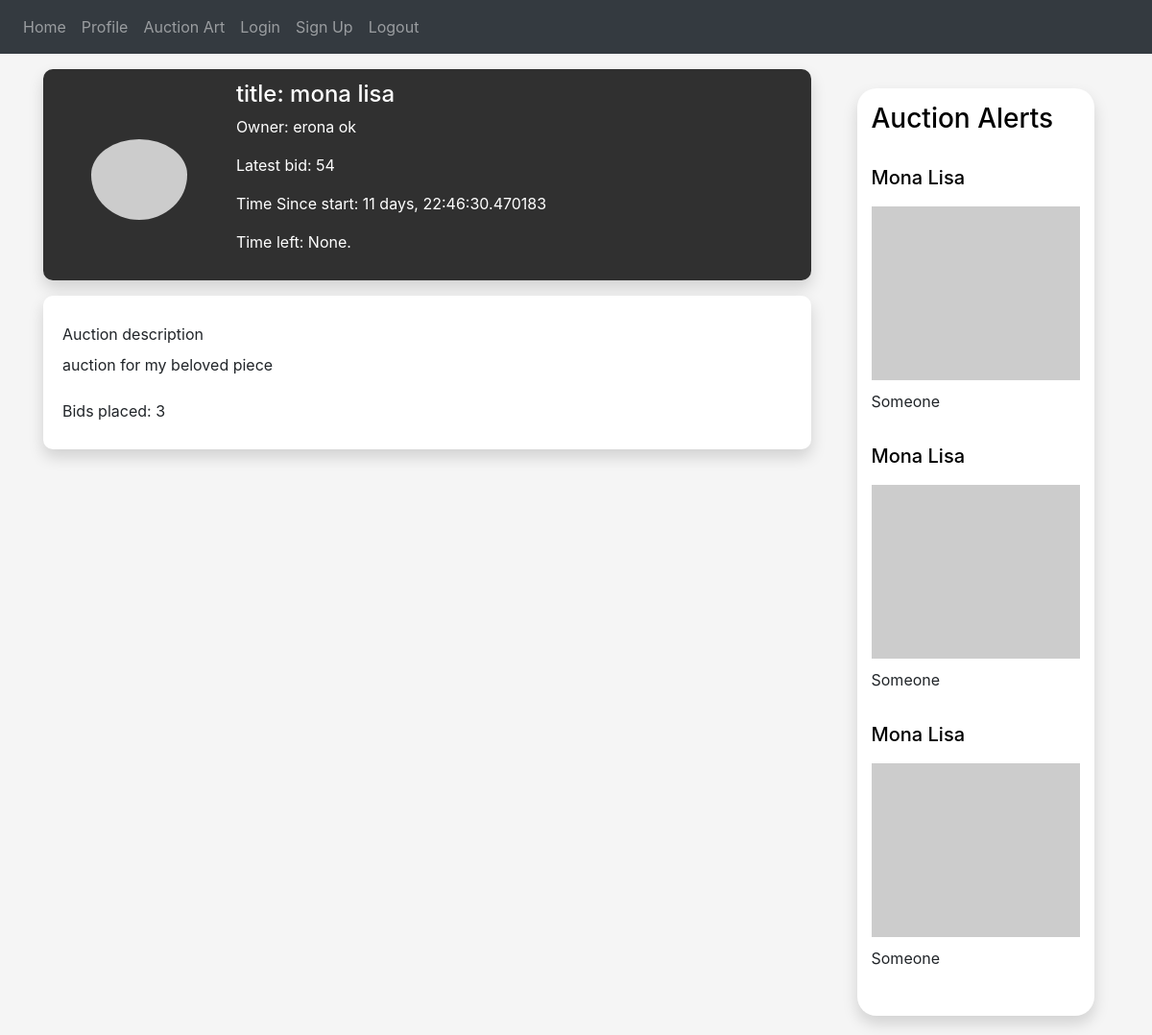
Page /auction?id=1 (signed in) on the committed database.
### auctionly/art/art.py (models this page shows, shortened)
class Art(db.Model):
    id = db.Column(db.Integer, primary_key=True)
    owner_id = db.Column(db.Integer, db.ForeignKey("user.id"))
    name = db.Column(db.String(150))
    description = db.Column(db.String(150))
    image = db.Column(db.String(150))
    art_category = db.Column(db.String(150))
    up_for_auction = db.Column(db.String(5))
    def get_name(self):
        return self.name

### auctionly/users/seller.py (models this page shows, shortened)
class Seller(User):
    def __init__(self, name, last_name, email, password):
        super().__init__(name, last_name, email, password)
        self.art_types = []
        self.art_for_exhibition = []
        self.art_for_auction = []
        self.art_sold = []

### auctionly/auction/auction.py (models this page shows, shortened)
class Auction(db.Model):
    id = db.Column(db.Integer, primary_key=True)
    end_time = db.Column(db.DateTime, nullable=False,
                         default=datetime.datetime.utcnow)
    seller_id = db.Column(db.Integer, db.ForeignKey("user.id"))
    art_id = db.Column(db.Integer, db.ForeignKey("art.id"))
    description = db.Column(db.String(150))
    starter_price = db.Column(db.String(150))
    bid_increment = db.Column(db.String(150))
    upload_time = db.Column(db.DateTime, default=datetime.datetime.utcnow)
    def get_upload_time(self):
        return self.upload_time
    def get_end_time(self):
        return self.end_time
    def get_seller_id(self):
        return self.seller_id
    def get_auction_id(self):
        return self.id
    def get_art_id(self):
        return self.art_id
    def get_auction_description(self):
        return self.description
    def get_starter_price(self):
        return self.starter_price
    def get_time_since_start(self):
        now = datetime.datetime.now()
        return (now - self.get_upload_time())
    def get_time_left(self):
        """ by default it is set to last 3 days since the start of the auction """
        time_out = self.get_end_time()
        now = datetime.datetime.now()
        if (now >= time_out):
            return "None."
        else:
            return (time_out - now)
    def get_bids(self):
        return Bid.query.filter_by(auction_id=self.get_auction_id()).all()
    def get_highest_bid(self):
        if (self.get_number_of_bids() == 0):
            return None
        bids = self.get_bids()
        highest_bid_amount = int(self.get_starter_price())
        highest_bid = None
        for bid in bids:
            if (bid.get_amount() >= highest_bid_amount):
                highest_bid_amount = bid.get_amount()
                highest_bid = bid
        return highest_bid
    def get_latest_bid(self):
        highest_bid = self.get_highest_bid()
        if (highest_bid == None):
            return 0
        else:
            return highest_bid.get_amount()
    def get_number_of_bids(self):
        return len(self.get_bids())
    def get_title(self):
        art = Art.query.filter_by(id=self.get_art_id()).one()
        return art.get_name()
    def able_to_place_bid(self, user: User):
        if (not self.is_bidder_a_buyer):
            return False
        elif (self.has_timed_out()):
            return False
        elif (self.is_own_auction(user)):
            return False
        else:
            return True
    def is_own_auction(self, cur_user: User):
        if(str(cur_user.get_id()) == str(self.get_seller_id())):
            return True
        return False
    def has_timed_out(self):
        return self.get_end_time() <= datetime.datetime.now()

### auctionly/bid/bid.py (models this page shows, shortened)
class Bid(db.Model):
    __tablename__ = 'bid'
    id = db.Column(db.Integer, primary_key=True)
    user_id = db.Column(db.Integer, db.ForeignKey("user.id"))
    auction_id = db.Column(db.Integer, db.ForeignKey("auction.id"))
    time = db.Column(db.DateTime, default=datetime.utcnow)
    amount = db.Column(db.Integer)
    def get_amount(self):
        return self.amount

### auctionly/views.py (the view, shortened to what this page needs)
@views.route('/auction', methods=['GET', 'POST'])
@login_required
def auction():
    user = flask_login.current_user
    user_id = user.get_id()
    auction_id = request.args.get('id')
    auction = Auction.query.filter_by(id=auction_id).first()
    seller_id = auction.get_seller_id()
    seller = User.query.filter_by(id=seller_id).first()
    bids_placed_by_user = Auction.query.filter_by(seller_id=user_id).first()
    return render_template("auction.html", auction=auction,  seller=seller, bid_placed=bids_placed_by_user, user=user)

### auctionly/__init__.py (called while the page is built)
def create_app():
    app = Flask(__name__)
    app.config['SECRET_KEY'] = 'alkjsfkalalfks'
    app.config['SQLALCHEMY_DATABASE_URI'] = f'sqlite:///{DB_NAME}'
    db.init_app(app)
    from .views import views
    from .auth import auth
    app.register_blueprint(views, url_prefix='/')
    app.register_blueprint(auth, url_prefix='/')
    from .users.user import User
    create_database(app)
    login_manager = LoginManager()
    login_manager.login_view = 'auth.login'
    login_manager.init_app(app)
    @login_manager.user_loader
    def load_user(id):
        return User.query.get(int(id))
    return app

### auctionly/users/user.py (called while the page is built)
    def get_full_name(self):
        return self.first_name + " " + self.last_name

### auctionly/templates/auction.html (shortened to what this page needs)
{% extends "base.html" %} {% block title %}Auction{% endblock %} {% block content %}
<!DOCTYPE html>
<html lang="en">
<head>
    <link href="../static/css/profile-style.css" rel="stylesheet">
</head>
<div class="container mt-3">
    <div class="main-page">
            <div class="row">
                <div class="col-lg-9 pr-5">
                    <div class="row card-profile">
                        <div class="col-3 d-flex justify-content-center align-items-center">
                            <img src="https://picsum.photos/600/500" class="img-circle" style="padding-top: 10px; align-items: center;">
                        </div>
                        <div class="col-6 pl-3 d-flex justify-content-center align-items-start flex-column">
                            <div class="row">
                                <h4 class="user-name"> title: {{auction.get_title()}} </h4>
                            </div>
                            <div class="row">
                                <p class="user-profession"> Owner: {{seller.get_full_name()}} </p>
                            </div>
                            <div class="row">
                                <p class="user-connections"> Latest bid: {{auction.get_latest_bid()}} </p>
                            </div>
                            <div class="row">
                                <p class="user-connections"> Time Since start: {{auction.get_time_since_start()}} </p>
                            </div>
                            <div class="row">
                                <p class="user-connections"> Time left: {{auction.get_time_left()}}
                            </div>
                        </div>
                    </div>
                    <div class="row h-22 mt-3">
                        <div class="card-about">
                        <div class="col">
                            <div class="row mt-2">
                                <h8 class="mb-2" style="bold">Auction description</h8>
                            </div>
                            <div class="row">
                                <p style="">{{auction.get_auction_description()}}</p>
                            </div>
                            <div class="row mt-2">
                                <h8 class="mb-2" style="bold">Bids placed: {{auction.get_number_of_bids()}}</h8>
                            </div>
                        </div>
                    </div>
                    </div>
                    <br><br>
                </div>
                <div class="col-lg-3 display: flex">
                    <div class="auctions-card">
                        <h3><a style="color: #000000; text-decoration: none;" type="submit" name="view">Auction Alerts</a></h3>
                        <br>
                        <div class="media">
                            <div class="media-body">
                                <h5><a style="color: #000000; text-decoration: none;" type="submit" name="view">Mona Lisa</a></h5>
                                <img src="https://picsum.photos/600/500" class="img-fluid center-small" style="padding-top: 10px; align-items: center;">
                                <h7><a style="text-decoration: none; padding-top: 10px;" type="submit" name="view">Someone</a></h7>
                            </div>
                        </div>
                        <div class="media">
                            <div class="media-body">
                                <h5><a style="color: #000000; text-decoration: none;" type="submit" name="view">Mona Lisa</a></h5>
                                <img src="https://picsum.photos/600/500" class="img-fluid center-small" style="padding-top: 10px; align-items: center;">
                                <h7><a style="text-decoration: none; padding-top: 10px;" type="submit" name="view">Someone</a></h7>
                            </div>
                        </div>
                        <div class="media">
                            <div class="media-body">
                                <h5><a style="color: #000000; text-decoration: none;" type="submit" name="view">Mona Lisa</a></h5>
                                <img src="https://picsum.photos/600/500" class="img-fluid center-small" style="padding-top: 10px; align-items: center;">
                                <h7><a style="text-decoration: none; padding-top: 10px;" type="submit" name="view">Someone</a></h7>
                            </div>
                        </div>
                    </div>
                    </div>
            </div>
        </div>
    </div>
</body>
</html>
{% endblock %}

### auctionly/static/css/profile-style.css (style rules this page uses)
body { background-color: #f5f5f5f5; }
html { overflow-y: overlay; }
.card-profile { background: -webkit-linear-gradient(top left, #303030, #303030); box-shadow: 0px 8px 16px rgba(0, 0, 0, 0.15); border-radius: 10px; height: 220px; color: #ffffff; }
.img-circle { border-radius: 50%; max-height: 100px; max-width: 100px; }
.card-about { background-color: #ffffff; box-shadow: 0px 8px 16px rgba(0, 0, 0, 0.15); border-radius: 10px; width: 100%; padding: 20px; }
.row { display: flex; }
.auctions-card { padding: 15px; border-radius: 20px; box-shadow: 0px 8px 16px rgba(0, 0, 0, 0.15); background-color: white; display: flex; justify-content: center; flex-direction: column; flex-wrap: wrap; margin-top: 20px; margin-bottom: 20px; }
.center-small { display: block; margin-left: auto; margin-right: auto; width: 100%; }

### rows in the picture
Art: get_title "mona lisa"
Seller: get_full_name "erona ok"
Auction: get_latest_bid "54", get_time_since_start "11 days, 22:46:30.470183", get_time_left "None.", get_auction_description "auction for my beloved piece"

### other values in the picture
{{ auction.get_number_of_bids() }} "3"
